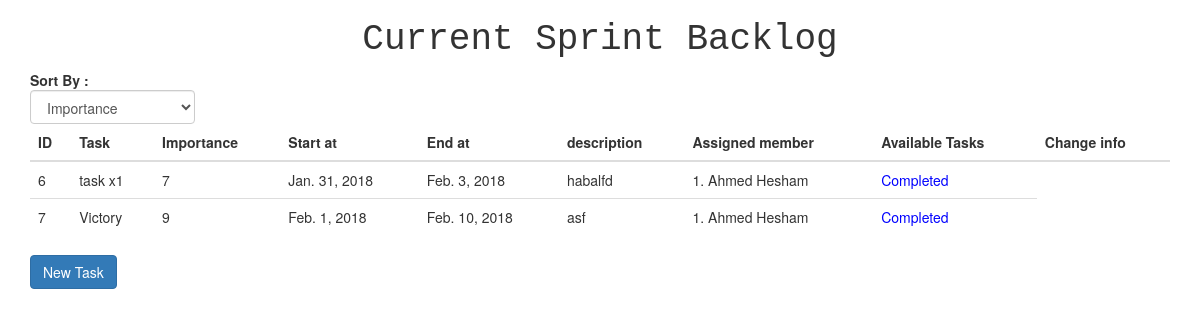
Before: /backlogs/2/sprints/2/ (signed in) with the older database file.
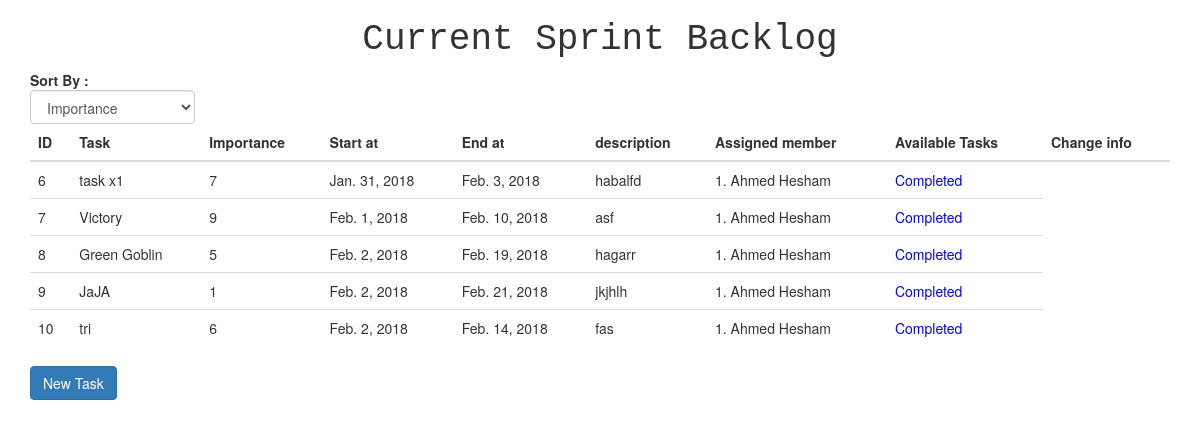
After: the same page with the newer database file.
### backlog/models.py (models this page shows, shortened)
class Task(models.Model):
    importance = models.IntegerField()
    status = models.IntegerField(default=1)  # 1: Not started   2: In Progress   3: Done
    name = models.CharField(max_length=20)
    description = models.CharField(max_length=255)
    start_at = models.DateField(auto_now_add=True)
    end_at = models.DateField(auto_now_add=False, auto_now=False)
    assigned_user = models.ForeignKey(User, related_name='tasks', null=True, on_delete=models.DO_NOTHING)
    sprint = models.ForeignKey(Sprint, related_name='tasks', on_delete=models.CASCADE)

class User(AbstractBaseUser):
    email = models.EmailField(unique=True, max_length=255)
    first_name = models.CharField(max_length=32, blank=True, null=True)
    last_name = models.CharField(max_length=32, blank=True, null=True)
    active = models.BooleanField(default=True)  # Can login
    staff = models.BooleanField(default=False)  # staff user non superuser
    admin = models.BooleanField(default=False)  # superuser
    USERNAME_FIELD = 'email'  # The email field will be the default UserName for the users
    REQUIRED_FIELDS = ['first_name', 'last_name']
    object = UserManager()
    def is_admin(self):
        return self.admin

### backlog/views.py (the view, shortened to what this page needs)
# urls.py: url(r'^backlogs/(?P<pk>\d+)/sprints/(?P<spk>\d+)/$', views.sprint_tasks, name='sprint_tasks'),
@login_required
def sprint_tasks(request, pk, spk):
    backlog = get_object_or_404(BackLog, pk=pk)
    sprint = get_object_or_404(Sprint, pk=spk)
    unsorted_tasks = sprint.tasks.all()
    all_tasks = unsorted_tasks
    sort_type = request.POST.get('drop_down')
    print(type(sort_type))
    if request.method == 'GET':
        return render(request, 'task.html', {'backlog': backlog, 'sprint': sprint,
                                             'request': request, 'all_tasks': all_tasks})

### templates/task.html (shortened to what this page needs)
{% extends 'base.html' %} {% block title %} {{ backlog.name }} {% endblock %}  {% block content %}
<h1 class="text-center" style="font-family: monospace">Current Sprint Backlog</h1>
<form method="POST" action="{% url 'sprint_tasks' backlog.pk sprint.pk %}" name="form">
    <div class="row">
        <div class="col-md-2">
            <strong>Sort By :</strong>
            <select class="form-control" name="drop_down">
                <option value="1" onmouseup="javascript: submitform()">Importance</option>
            </select>
        </div>
    </div>
</form>
<table class="table table-hover">
    <thead>
        <tr>
            <th>ID</th>
            <th>Task</th>
            <th>Importance</th>
            <th>Start at</th>
            <th>End at</th>
            <th>description</th>
            <th>Assigned member</th>
            <th>Available Tasks</th>
            {% if request.user.is_admin %}
            <th>Change info</th>
            {% endif %}
        </tr>
    </thead>
    <tbody id="task">
        {% for task in all_tasks %}
        <tr>
            <td>{{ task.id }}</td>
            <td>{{ task.name }}</td>
            <td>{{ task.importance }}</td>
            <td>{{ task.start_at }}</td>
            <td>{{ task.end_at }}</td>
            <td>{{task.description}}</td>
            <td>{% if task.assigned_user %} {{task.assigned_user.id}}. {{task.assigned_user.first_name}} {{task.assigned_user.last_name}}
                {% else %} None {% endif %}
            </td>
            <td class="status">
                {% if task.status == 3 %} Completed {% endif %}
            </td>
        </tr>
        {% endfor %}
    </tbody>
</table>
{% if request.user.is_admin %}
<a href="{% url 'new_task' backlog.pk sprint.pk %}">
    <button type="button" class="btn btn-primary">New Task</button>
</a>
{% endif %}
{% endblock %}

### templates/base.html (shortened to what this page needs)
{% load staticfiles %}<!DOCTYPE html>
<html>
  <head>
    <link rel="stylesheet" href="//code.jquery.com/ui/1.12.1/themes/base/jquery-ui.css">
    <link href="https://maxcdn.bootstrapcdn.com/bootstrap/3.3.7/css/bootstrap.min.css" rel="stylesheet">
  </head>
  <body class="container">
        {% block content %}
        {% endblock %}
  </body>
</html>
</html>

Changed rows visible on the page:
added Task: id "8", name "Green Goblin", importance "5", start_at "Feb. 2, 2018", end_at "Feb. 19, 2018", description "hagarr", assigned_user.id "1", assigned_user.first_name "Ahmed", assigned_user.last_name "Hesham", status "Completed"
added Task: id "9", name "JaJA", importance "1", start_at "Feb. 2, 2018", end_at "Feb. 21, 2018", description "jkjhlh", assigned_user.id "1", assigned_user.first_name "Ahmed", assigned_user.last_name "Hesham", status "Completed"
added Task: id "10", name "tri", importance "6", start_at "Feb. 2, 2018", end_at "Feb. 14, 2018", description "fas", assigned_user.id "1", assigned_user.first_name "Ahmed", assigned_user.last_name "Hesham", status "Completed"
